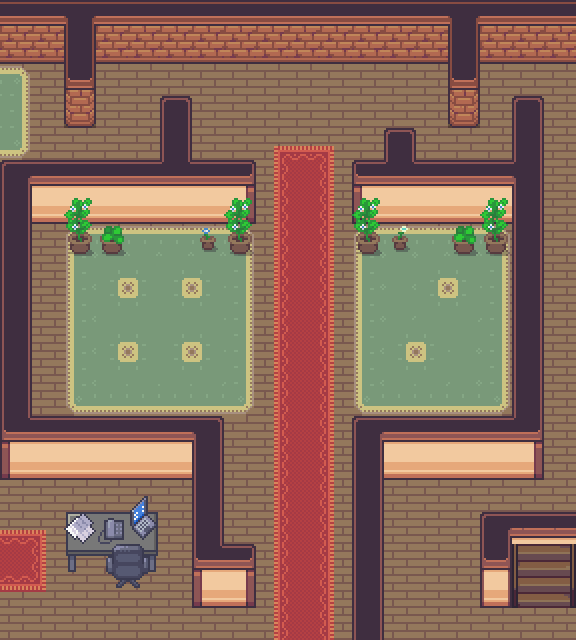

Tiled map render using the project's own tile images. Description and the map definition, with tile-layer contents summarised, below:
An orthogonal 18x20 tile map with 32x32 px tiles, 4 tile layers (Tile Layer 1, Tile Layer 2, Tile Layer 3, Above Player), 5 tilesets and 50 objects (29x event, 21x collision).

<map version="1.10" tiledversion="1.11.0" orientation="orthogonal" renderorder="right-down" width="18" height="20" tilewidth="32" tileheight="32" infinite="0" nextlayerid="6" nextobjectid="72">
 <properties>
  <property name="edges" value="clamped" />
  <property name="inside" type="bool" value="true" />
  <property name="map_type" value="dungeon" />
  <property name="scenario" value="spyder" />
  <property name="slug" value="nimrod_bottom" />
 </properties>
 <tileset firstgid="1" name="Office_interiors_shadowless_16x16" tilewidth="32" tileheight="32" tilecount="528" columns="22">
  <image source="../gfx/tilesets/Office_interiors_shadowless_16x16.png" width="704" height="768" />
 </tileset>
 <tileset firstgid="529" source="../gfx/tilesets/core_indoor_floors.tsx" />
 <tileset firstgid="4393" source="../gfx/tilesets/core_indoor_walls.tsx" />
 <tileset firstgid="8257" source="../gfx/tilesets/core_indoor_stairs.tsx" />
 <tileset firstgid="11227" source="../gfx/tilesets/core_set pieces.tsx" />
 <layer id="1" name="Tile Layer 1" width="18" height="20">
  <data>[360 cells, 324 non-empty, 1 distinct tile ids]</data>
 </layer>
 <layer id="2" name="Tile Layer 2" width="18" height="20">
  <data>[360 cells, 256 non-empty, 52 distinct tile ids]</data>
 </layer>
 <layer id="3" name="Tile Layer 3" width="18" height="20">
  <data>[360 cells, 17 non-empty, 13 distinct tile ids]</data>
 </layer>
 <layer id="4" name="Above Player" width="18" height="20">
  <data>[360 cells, 7 non-empty, 4 distinct tile ids]</data>
 </layer>
 <objectgroup color="#ff0000" id="5" name="Collisions">
  <object id="3" type="collision" x="0" y="0" width="576" height="64" />
  <object id="6" type="collision" x="32" y="416" width="192" height="64" />
  <object id="7" type="collision" x="192" y="480" width="32" height="128" />
  <object id="8" type="collision" x="352" y="416" width="32" height="224" />
  <object id="9" type="collision" x="384" y="416" width="160" height="64" />
  <object id="11" type="collision" x="352" y="160" width="160" height="64" />
  <object id="12" type="collision" x="352" y="224" width="64" height="32" />
  <object id="13" type="collision" x="448" y="224" width="64" height="32" />
  <object id="14" type="collision" x="32" y="160" width="224" height="64" />
  <object id="17" type="collision" x="384" y="128" width="32" height="32" />
  <object id="18" type="collision" x="512" y="96" width="32" height="320" />
  <object id="20" type="collision" x="160" y="96" width="32" height="64" />
  <object id="21" type="collision" x="64" y="64" width="32" height="64" />
  <object id="22" type="collision" x="448" y="64" width="32" height="64" />
  <object id="23" type="collision" x="64" y="224" width="64" height="32" />
  <object id="24" type="collision" x="192" y="224" width="64" height="32" />
  <object id="46" type="collision" x="0" y="160" width="32" height="320" />
  <object id="50" type="collision" x="480" y="512" width="32" height="96" />
  <object id="51" type="collision" x="512" y="512" width="64" height="32" />
  <object id="57" type="collision" x="224" y="544" width="32" height="64" />
  <object id="63" type="collision" x="64" y="512" width="96" height="64" />
 </objectgroup>
 <objectgroup color="#ffff00" id="4" name="Events">
  <!-- 29 objects omitted --></objectgroup>
</map>
<!-- 29 of 50 objects omitted -->
